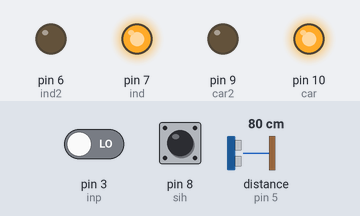
This sketch was run on a simulated Arduino Uno, built with avr-gcc and run on an emulated ATmega328P. Shown: output pins drawn as LEDs (lit = HIGH). Wiring (inferred from the names in the program): ultrasonic range finder: trigger pin 4; echo pin 5. Inputs (shaded band) come from the test bench; at power-on: distance to the obstacle (sensor on pin 5) 80 cm, pin 3 (inp) LOW, pin 8 (sih) HIGH. The echo pulse lasts 58.3 µs per cm; pins used as bus, display or sensor lines are not drawn.

Above: at 1.2 s.
1.3 s: distance to the obstacle (sensor on pin 5) set to 13 cm
2.8 s: distance to the obstacle (sensor on pin 5) set to 10 cm
At 3.6 s:
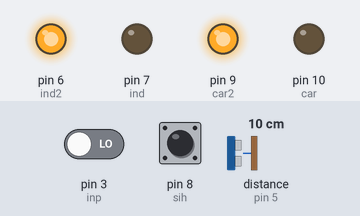
4.3 s: distance to the obstacle (sensor on pin 5) set to 18 cm
At 4.8 s:
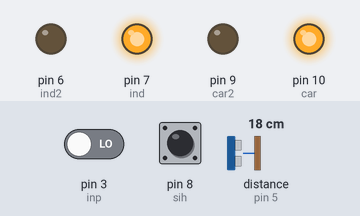
5.8 s: distance to the obstacle (sensor on pin 5) set to 2 cm
At 7.1 s:
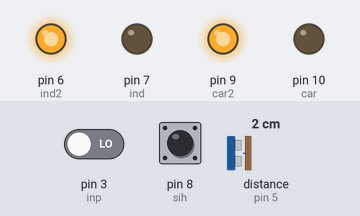
Timing chart, 0 to 8.3 s (numbered marks = the images above; inputs shaded):
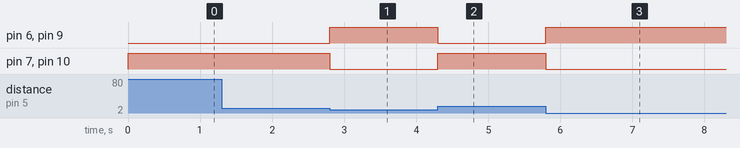

The sketch:

TrafficLight.ino
```cpp
int car = 10;
int car2 = 9;
int sih = 8;
int ind = 7;
int ind2 = 6;
int echo = 5;
int trig = 4;
int inp = 3;

void setup() {
  pinMode(car, OUTPUT);
  pinMode(car2, OUTPUT);
  pinMode(sih, INPUT);
  pinMode(ind, OUTPUT);
  pinMode(ind2, OUTPUT);
  pinMode(echo, INPUT);
  pinMode(trig, OUTPUT);
  pinMode(inp, INPUT);
}

void loop() {
  int n = digitalRead(sih);
  int m = digitalRead(inp);
  float distance = guri();
  if (m == HIGH) {
    digitalWrite(car, LOW);
    digitalWrite(car2, HIGH);
    digitalWrite(ind, LOW);
    digitalWrite(ind2, HIGH);
  } else {
    if (distance <= 10) {
      digitalWrite(car, LOW);
      digitalWrite(car2, HIGH);
      digitalWrite(ind, LOW);
      digitalWrite(ind2, HIGH);
    } else {
      if (!n) {
        digitalWrite(car, LOW);
        digitalWrite(car2, HIGH);
        digitalWrite(ind, LOW);
        digitalWrite(ind2, HIGH);
      } else {
        digitalWrite(car, HIGH);
        digitalWrite(car2, LOW);
        digitalWrite(ind, HIGH);
        digitalWrite(ind2, LOW);
      }
    }
  }
}

float guri() {
  digitalWrite(trig, HIGH);
  delayMicroseconds(10);
  digitalWrite(trig, LOW);

  unsigned long duration = pulseIn(echo, HIGH);

  float distanceCM = ((34000 * duration) / 1000000) / 2;

  return distanceCM;
}
```

Measured:
- the behaviour switches between 12 and 11 cm on distance to the obstacle (sensor on pin 5) (found by bisection; images 0 and 1)
- after the input at 1.3 s, every drawn part: stays the same
- after the input at 2.8 s, pin 6 (ind2), pin 9 (car2): LOW → HIGH at once; pin 7 (ind), pin 10 (car): HIGH → LOW at once
- after the input at 4.3 s, pin 6 (ind2), pin 9 (car2): HIGH → LOW at once; pin 7 (ind), pin 10 (car): LOW → HIGH at once
- after the input at 5.8 s, pin 6 (ind2), pin 9 (car2): LOW → HIGH at once; pin 7 (ind), pin 10 (car): HIGH → LOW at once
